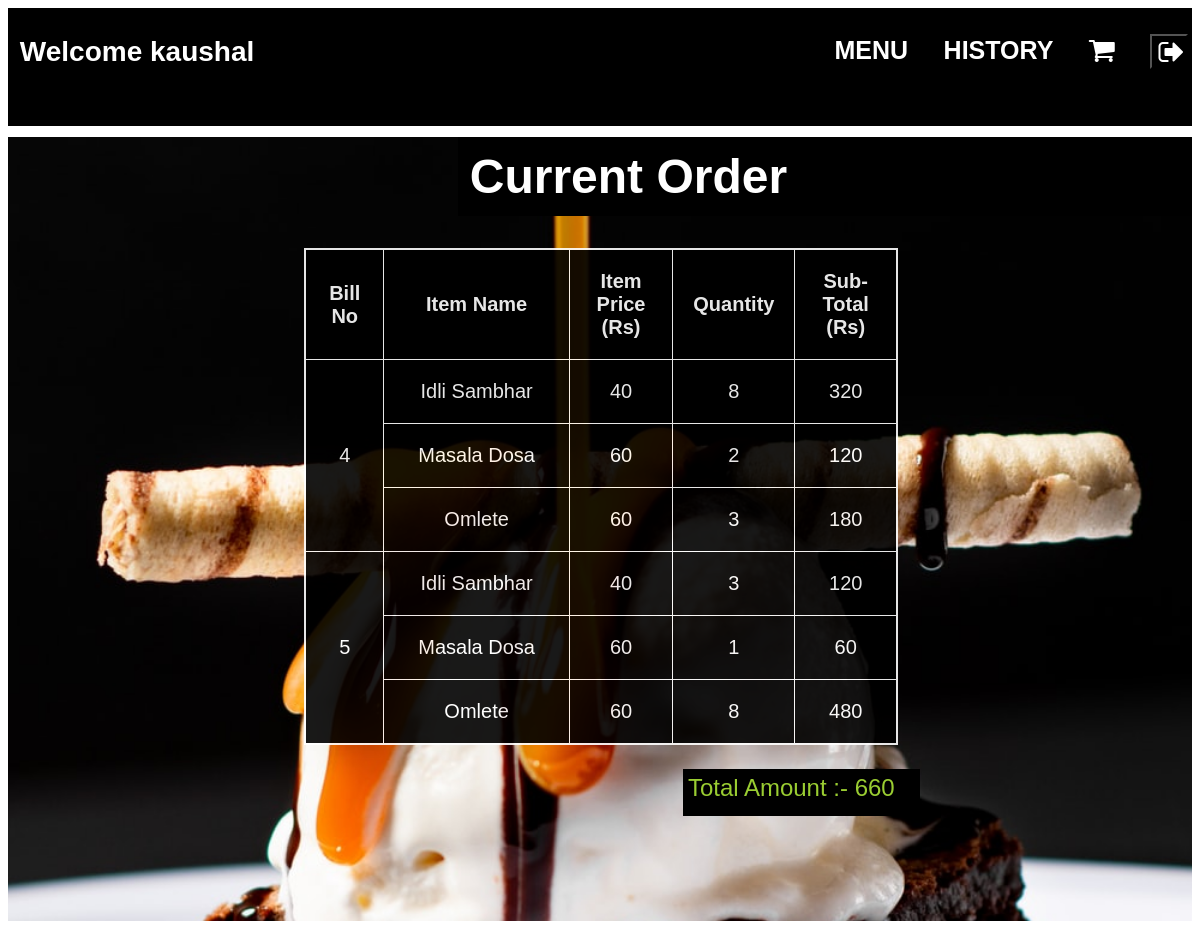
/history.php (signed in), run on the app's committed database.
### tables this page shows
CREATE TABLE `pending_order` (
  `bill_no` int(11) NOT NULL,
  `item_name` varchar(50) NOT NULL,
  `qty` int(11) NOT NULL,
  `status` varchar(20) NOT NULL DEFAULT 'Preparing'
);

CREATE TABLE `menu` (
  `item_name` varchar(50) NOT NULL,
  `price` int(11) NOT NULL
);

CREATE TABLE `final_order` (
  `username` varchar(20) NOT NULL,
  `bill_no` int(11) NOT NULL,
  `total` int(11) NOT NULL
);

### history.php (the view, shortened to what this page needs)
<?php
$severname="localhost";
$username1="root";
$password="";
$dbname="ai";
$conn=mysqli_connect($severname,$username1,$password,$dbname);
 ?>
<html>
    <head>
        <link rel="stylesheet" href="https://cdnjs.cloudflare.com/ajax/libs/font-awesome/4.7.0/css/font-awesome.min.css">
    </head>
    <body>
        <div class="welcome">
            <p style="float: left;margin-left: 1%;"><? if(!isset($_SESSION["username"]))
        		{
        			echo "Please Login";
        		}
        		else {
        			echo "Welcome ".($_SESSION["username"]);
        		}?></p>
            <p style="float: left;margin-left: 49%;"><a href="menu1.php" style="text-decoration: none;color: white;font-size: 25px;">MENU</a></p>
            <p style="float: left;margin-left: 3%;"><a href="history.php" style="text-decoration: none;color: white;font-size: 25px;">HISTORY</a></p>
            <p style="float: left;margin-left: 3%;"><a href="cart.php"><b class="fa fa-shopping-cart" style="color: white;"></b></a></p>
            <form action="logout.php" method="POST">
              <button class="button2" type="submit" onclick="alert('Logged Out.')"><b class="fa fa-sign-out" style="font-size:28px;color:white"></b></button>
            </form>
        </div>
        <?
        $sql2="SELECT pending_order.item_name,pending_order.qty,menu.price,pending_order.bill_no from pending_order INNER JOIN menu on pending_order.item_name=menu.item_name where pending_order.bill_no in (SELECT bill_no from final_order where username='{$_SESSION['username']}')";
        if(!$result2=mysqli_query($conn,$sql2))
        {
          echo "Not Done 2";
        }
        echo "<div class='parallax'>";
        if(mysqli_num_rows($result2) > 0)
        {
        echo "<h1 class=\"current\">Current Order</h1>";
        echo "<div class='menu1'>
        <table cellspacing=\"10\" align=\"center\" cellpadding=\"20\" style=\"background-color: black\">
        <col width=\"100\">
        <col width=\"400\">
        <col width=\"150\">
        <col width=\"100\">
        <col width=\"150\">
        <tr>
        <th>Bill No</th>
        <th>Item Name</th>
        <th>Item Price  (Rs)</th>
        <th>Quantity</th>
        <th>Sub-Total (Rs)</th>
";
            $temp=0;
            while($row = mysqli_fetch_array($result2)) {
              $var=mysqli_num_rows(mysqli_query($conn,"SELECT bill_no from pending_order where bill_no=$row[3]"));
  							echo "<tr>";
                $var1=str_replace("_"," ","$row[0]");
                if($temp===0)
                    {
                        echo "<td rowspan=$var >".$row[3]."</td>";
                    }
                echo "<td >" . $var1 . "</td>";
            		echo "<td>" . $row['2'] . "</td>";
                echo "<td>" . $row['1'] . "</td>";
            		echo "<td>".$row[1]*$row[2]."</td>";
                echo "</tr>";
                $temp++;
                if($temp===$var)
                {
                    $temp=0;
                }
  					}
            $sql="SELECT total from final_order where username='$_SESSION[username]' ORDER BY bill_no desc limit 1";
            $res=mysqli_query($conn,$sql);
            $res3=mysqli_fetch_array($res);
        echo "</table>
        </div>
        <div style=\"margin-left: 57%;width: 20%;background-color: black;height: 6%\">
        <p style=\"color: yellowgreen;font-size: 24px;padding: 5px;\">Total Amount :- ".$res3[0]."</p>
        </div>
        ";
      }
        ?>
        <br>
            </div><br>
    </body>
</html>

### history.php (style rules this page uses)
body { font-family: sans-serif; background-repeat: no-repeat; }
.welcome { font-size: 28px; color: white; font-weight: bold; background-color:black; height: 15%; }
table, th, td { border: 1px solid white; border-collapse: collapse; color: white; text-align: center; align-self: center; font-size:20px; }
.current { margin-left: 38%; margin-top: 0.3%; padding: 1%; font-size: 48px; color: white; background-color: black; }
.menu1 { background-color: black; width: 50%; opacity: 0.9; border: 1px solid white; margin-left: 25%; margin-top: 1%; }
.parallax { background-image: url("h_Image.jpeg"); margin-top: 1%; min-height: 100%; background-attachment: fixed; background-position: center; background-repeat: no-repeat; background-size: cover; }
.button2 { float: left; text-decoration: none; margin-top: 2.2%; height: 35px; background-color: black; width: 38px; margin-left: 3%; }

### data on the page
pending_order: bill_no "4", item_name "Idli Sambhar", item_name.price "40", qty "8", $row[1]*$row[2] "320"
pending_order: item_name "Masala Dosa", item_name.price "60", qty "2", $row[1]*$row[2] "120"
pending_order: item_name "Omlete", item_name.price "60", qty "3", $row[1]*$row[2] "180"
pending_order: bill_no "5", item_name "Idli Sambhar", item_name.price "40", qty "3", $row[1]*$row[2] "120"
pending_order: item_name "Masala Dosa", item_name.price "60", qty "1", $row[1]*$row[2] "60"
pending_order: item_name "Omlete", item_name.price "60", qty "8", $row[1]*$row[2] "480"
final_order: total "660"

### other printed values
$_SESSION["username"] "kaushal"
